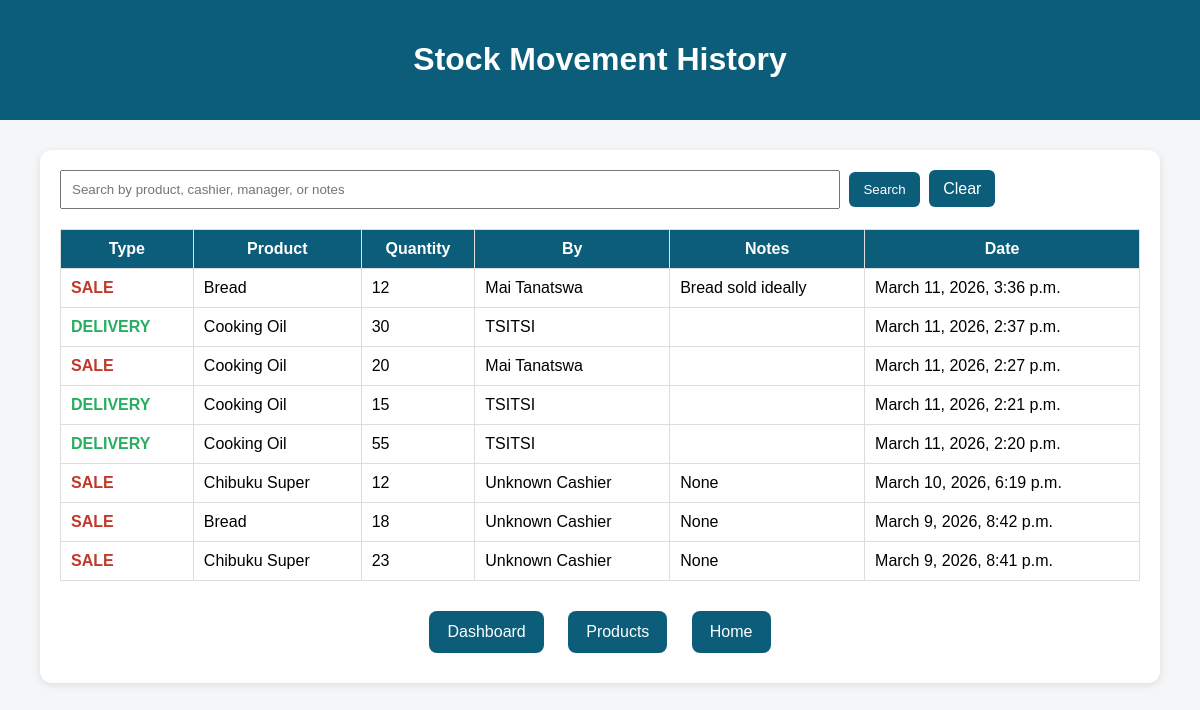
The app's page /stock-history/ (signed in) with its own data.
### core/models.py (models this page shows, shortened)
class Product(models.Model):
    name = models.CharField(max_length=200)
    quantity = models.IntegerField(default=0)
    buying_price = models.DecimalField(max_digits=10, decimal_places=2)
    selling_price = models.DecimalField(max_digits=10, decimal_places=2)
    supplier = models.CharField(max_length=200)
    date_added = models.DateTimeField(auto_now_add=True)

class Sale(models.Model):
    product = models.ForeignKey(Product, on_delete=models.CASCADE)
    cashier_name = models.CharField(max_length=200)
    quantity_sold = models.IntegerField()
    total_price = models.DecimalField(max_digits=10, decimal_places=2)
    notes = models.TextField(blank=True, null=True)
    sale_date = models.DateTimeField(auto_now_add=True)

class StockDelivery(models.Model):
    product = models.ForeignKey(Product, on_delete=models.CASCADE)
    manager_name = models.CharField(max_length=200)
    quantity_added = models.IntegerField()
    buying_cost_total = models.DecimalField(max_digits=10, decimal_places=2)
    notes = models.TextField(blank=True, null=True)
    delivery_date = models.DateTimeField(auto_now_add=True)

### core/views.py (the view, shortened to what this page needs)
# urls.py: path('stock-history/', views.stock_history, name='stock_history'),
@login_required
def stock_history(request):
    if not hasattr(request.user, 'userprofile'):
        return redirect('home')
    role = request.user.userprofile.role
    if role not in ['CEO', 'Manager']:
        return redirect('home')
    query = request.GET.get('q', '')
    sales = Sale.objects.all()
    deliveries = StockDelivery.objects.all()
    movements = []
    for sale in sales:
        movements.append({
            'type': 'SALE',
            'product': sale.product.name,
            'quantity': sale.quantity_sold,
            'person': sale.cashier_name,
            'notes': sale.notes,
            'date': sale.sale_date,
        })
    for delivery in deliveries:
        movements.append({
            'type': 'DELIVERY',
            'product': delivery.product.name,
            'quantity': delivery.quantity_added,
            'person': delivery.manager_name,
            'notes': delivery.notes,
            'date': delivery.delivery_date,
        })
    movements = sorted(movements, key=lambda x: x['date'], reverse=True)
    return render(request, 'core/stock_history.html', {
        'movements': movements,
        'query': query
    })

### core/templates/core/stock_history.html (shortened to what this page needs)
<!DOCTYPE html>
<html>
<head>
</head>
<body>
    <div class="header">
        <h1>Stock Movement History</h1>
    </div>
    <div class="container">
        <form method="GET" class="search-box">
            <input type="text" name="q" placeholder="Search by product, cashier, manager, or notes" value="{{ query }}">
            <button type="submit">Search</button>
            <a href="/stock-history/">Clear</a>
        </form>
        <table>
            <tr>
                <th>Type</th>
                <th>Product</th>
                <th>Quantity</th>
                <th>By</th>
                <th>Notes</th>
                <th>Date</th>
            </tr>
            {% for movement in movements %}
            <tr>
                <td class="{% if movement.type == 'SALE' %}sale{% else %}delivery{% endif %}">
                    {{ movement.type }}
                </td>
                <td>{{ movement.product }}</td>
                <td>{{ movement.quantity }}</td>
                <td>{{ movement.person }}</td>
                <td>{{ movement.notes }}</td>
                <td>{{ movement.date }}</td>
            </tr>
            {% empty %}
            <tr>
                <td colspan="6">No stock movement found</td>
            </tr>
            {% endfor %}
        </table>
        <div class="nav">
            <a href="/dashboard/">Dashboard</a>
            <a href="/products/">Products</a>
            <a href="/home/">Home</a>
        </div>
    </div>
</body>
</html>

### core/templates/core/stock_history.html (style rules this page uses)
body { font-family: Arial, sans-serif; background-color: #f4f6f8; margin: 0; padding: 0; }
.header { background-color: #0b5d7a; color: white; padding: 20px; text-align: center; }
.container { width: 90%; margin: 30px auto; background: white; padding: 20px; border-radius: 12px; box-shadow: 0 2px 8px rgba(0,0,0,0.1); }
.search-box { margin-bottom: 20px; }
.search-box input { width: 70%; padding: 10px; }
.search-box button, .search-box a { padding: 10px 14px; background-color: #0b5d7a; color: white; text-decoration: none; border: none; border-radius: 6px; margin-left: 5px; cursor: pointer; }
table { width: 100%; border-collapse: collapse; }
table, th, td { border: 1px solid #ddd; }
th { background-color: #0b5d7a; color: white; padding: 10px; }
td { padding: 10px; }
.sale { color: #c0392b; font-weight: bold; }
.delivery { color: #27ae60; font-weight: bold; }
.nav { margin-top: 20px; text-align: center; }
.nav a { display: inline-block; margin: 10px; padding: 12px 18px; background-color: #0b5d7a; color: white; text-decoration: none; border-radius: 8px; }

### records on screen
Product: product "Bread" "Bread"
Sale: person "Mai Tanatswa", notes "Bread sold ideally", date "March 11, 2026, 3:36 p.m."
Product: product "Cooking Oil" "Cooking Oil" "Cooking Oil" "Cooking Oil"
StockDelivery: person "TSITSI", date "March 11, 2026, 2:37 p.m."
Sale: person "Mai Tanatswa", date "March 11, 2026, 2:27 p.m."
StockDelivery: person "TSITSI", date "March 11, 2026, 2:21 p.m."
StockDelivery: person "TSITSI", date "March 11, 2026, 2:20 p.m."
Product: product "Chibuku Super" "Chibuku Super"
Sale: person "Unknown Cashier", date "March 10, 2026, 6:19 p.m."
Sale: person "Unknown Cashier", date "March 9, 2026, 8:42 p.m."
Sale: person "Unknown Cashier", date "March 9, 2026, 8:41 p.m."

### other values on screen
{{ movement.type }} "SALE" "DELIVERY" "SALE" "DELIVERY" "DELIVERY" "SALE" "SALE" "SALE"
{{ movement.quantity }} "12" "30" "20" "15" "55" "12" "18" "23"
{{ movement.notes }} "None" "None" "None"
